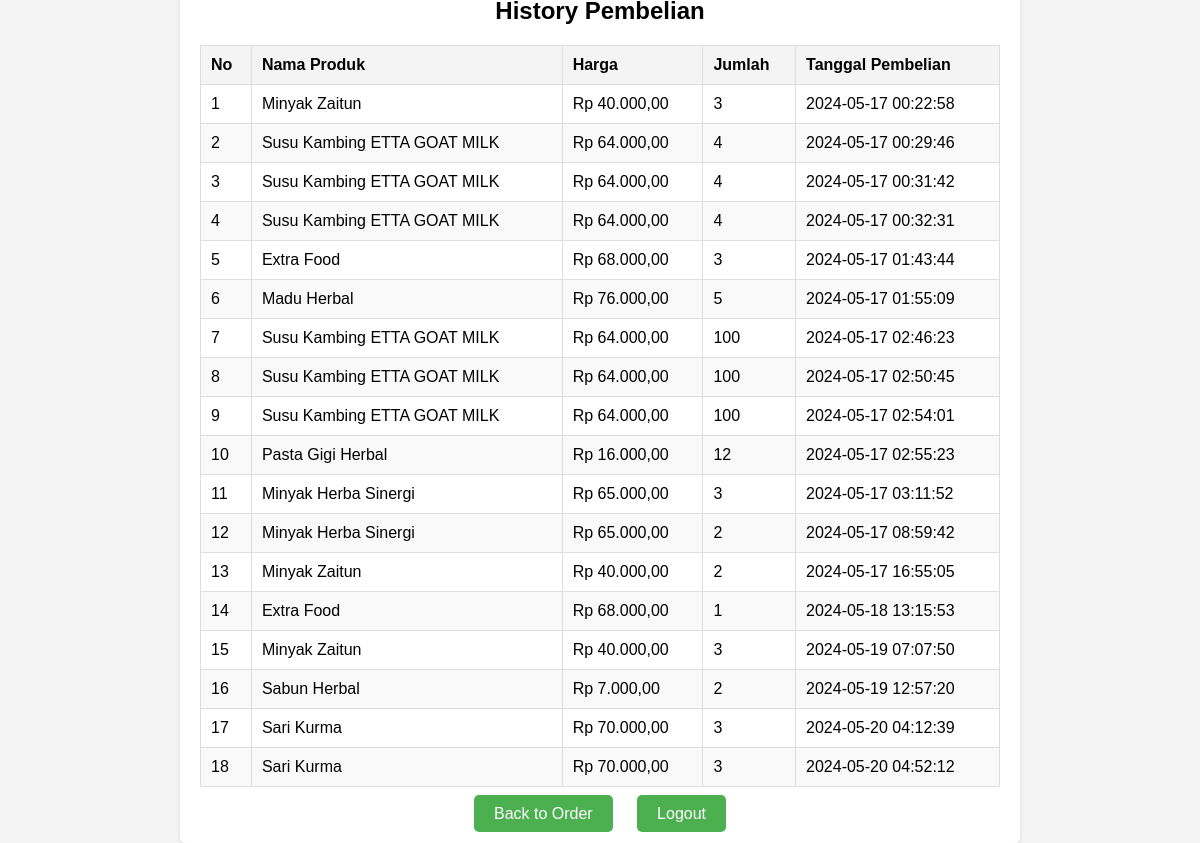
The app's page /history.php (signed in) with its own data.
### tables this page shows
CREATE TABLE `transaksi` (
  `id` int(11) NOT NULL,
  `product_id` int(11) NOT NULL,
  `user_id` int(11) NOT NULL,
  `quantity` int(11) NOT NULL,
  `order_date` timestamp NOT NULL DEFAULT current_timestamp()
);

CREATE TABLE `products` (
  `id` int(11) NOT NULL,
  `name` varchar(255) NOT NULL,
  `price` decimal(10,2) NOT NULL,
  `image` varchar(255) NOT NULL,
  `image_path` varchar(255) DEFAULT NULL
);

### history.php (the view, shortened to what this page needs)
<?php
include("koneksi/database.php");
$user_id = $_SESSION['user_id'];
$sql = "SELECT transaksi.id, products.name, products.price, transaksi.quantity, transaksi.order_date
        FROM transaksi
        JOIN products ON transaksi.product_id = products.id
        WHERE transaksi.user_id = ?";
$stmt = $conn->prepare($sql);
$stmt->bind_param("i", $user_id);
$stmt->execute();
$result = $stmt->get_result();
$transactions = [];
while ($row = $result->fetch_assoc()) {
    $transactions[] = $row;
}
?>
<!DOCTYPE html>
<html lang="en">
<head>
    <link rel="stylesheet" href="history.css">
</head>
<body>
    <div class="wrapper">
        <h2>History Pembelian</h2>
        <table>
            <thead>
                <tr>
                    <th>No</th>
                    <th>Nama Produk</th>
                    <th>Harga</th>
                    <th>Jumlah</th>
                    <th>Tanggal Pembelian</th>
                </tr>
            </thead>
            <tbody>
                <?php if (count($transactions) > 0): ?>
                    <?php foreach ($transactions as $index => $transaction): ?>
                        <tr>
                            <td><?php echo $index + 1; ?></td>
                            <td><?php echo htmlspecialchars($transaction['name']); ?></td>
                            <td><?php echo 'Rp ' . number_format($transaction['price'], 2, ',', '.'); ?></td>
                            <td><?php echo htmlspecialchars($transaction['quantity']); ?></td>
                            <td><?php echo htmlspecialchars($transaction['order_date']); ?></td>
                        </tr>
                    <?php endforeach; ?>
                <?php else: ?>
                    <tr>
                        <td colspan="5">No transactions found.</td>
                    </tr>
                <?php endif; ?>
            </tbody>
        </table>
        <br>
        <a href="barang.php" class="btn">Back to Order</a>
        <a href="logout.php" class="btn">Logout</a>
    </div>
</body>
</html>

### history.css (style rules this page uses)
body { font-family: 'Arial', sans-serif; background-color: #f4f4f4; display: flex; justify-content: center; align-items: center; height: 100vh; margin: 0; }
.wrapper { background-color: #fff; padding: 20px; border-radius: 5px; box-shadow: 0 2px 4px rgba(0, 0, 0, 0.1); width: 80%; max-width: 800px; text-align: center; }
h2 { font-size: 24px; margin-bottom: 20px; }
table { width: 100%; border-collapse: collapse; margin-top: 20px; }
table, th, td { border: 1px solid #ddd; }
th, td { padding: 10px; text-align: left; }
th { background-color: #f4f4f4; }
tr:nth-child(even) { background-color: #f9f9f9; }
.btn { padding: 10px 20px; background-color: #4CAF50; color: #fff; border: none; border-radius: 5px; text-decoration: none; cursor: pointer; margin: 10px; }

### records on screen
transaksi: product.name "Minyak Zaitun", product.price "40.000,00", quantity "3", order_date "2024-05-17 00:22:58"
transaksi: product.name "Susu Kambing ETTA GOAT MILK", product.price "64.000,00", quantity "4", order_date "2024-05-17 00:29:46"
transaksi: product.name "Susu Kambing ETTA GOAT MILK", product.price "64.000,00", quantity "4", order_date "2024-05-17 00:31:42"
transaksi: product.name "Susu Kambing ETTA GOAT MILK", product.price "64.000,00", quantity "4", order_date "2024-05-17 00:32:31"
transaksi: product.name "Extra Food", product.price "68.000,00", quantity "3", order_date "2024-05-17 01:43:44"
transaksi: product.name "Madu Herbal", product.price "76.000,00", quantity "5", order_date "2024-05-17 01:55:09"
transaksi: product.name "Susu Kambing ETTA GOAT MILK", product.price "64.000,00", quantity "100", order_date "2024-05-17 02:46:23"
transaksi: product.name "Susu Kambing ETTA GOAT MILK", product.price "64.000,00", quantity "100", order_date "2024-05-17 02:50:45"
transaksi: product.name "Susu Kambing ETTA GOAT MILK", product.price "64.000,00", quantity "100", order_date "2024-05-17 02:54:01"
transaksi: product.name "Pasta Gigi Herbal", product.price "16.000,00", quantity "12", order_date "2024-05-17 02:55:23"
transaksi: product.name "Minyak Herba Sinergi", product.price "65.000,00", quantity "3", order_date "2024-05-17 03:11:52"
transaksi: product.name "Minyak Herba Sinergi", product.price "65.000,00", quantity "2", order_date "2024-05-17 08:59:42"
transaksi: product.name "Minyak Zaitun", product.price "40.000,00", quantity "2", order_date "2024-05-17 16:55:05"
transaksi: product.name "Extra Food", product.price "68.000,00", quantity "1", order_date "2024-05-18 13:15:53"
transaksi: product.name "Minyak Zaitun", product.price "40.000,00", quantity "3", order_date "2024-05-19 07:07:50"
transaksi: product.name "Sabun Herbal", product.price "7.000,00", quantity "2", order_date "2024-05-19 12:57:20"
transaksi: product.name "Sari Kurma", product.price "70.000,00", quantity "3", order_date "2024-05-20 04:12:39"
transaksi: product.name "Sari Kurma", product.price "70.000,00", quantity "3", order_date "2024-05-20 04:52:12"
